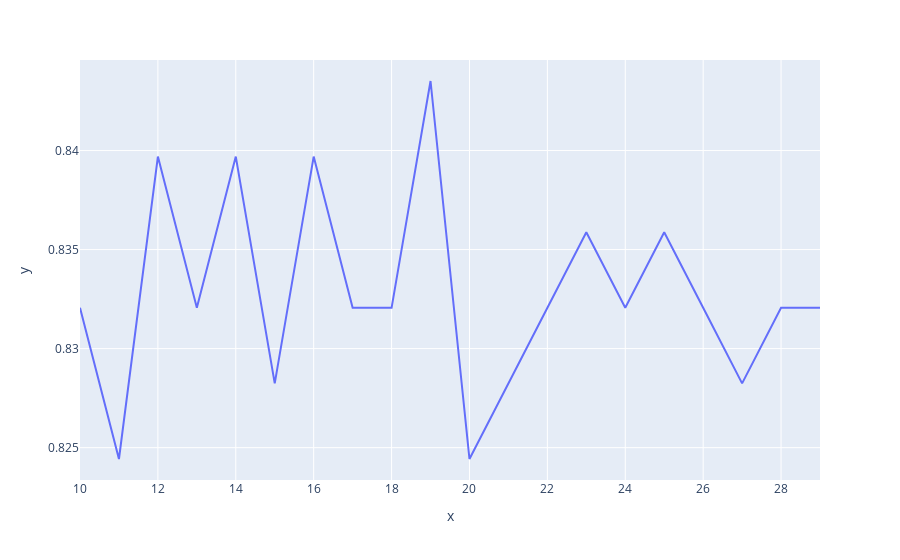

Here is the notebook cell this chart was saved with:
### Markdown cell above
XGBOOST

### Code cell
from xgboost import XGBClassifier

list1 = []

for estimators in range(10,30,1):
    classifier = XGBClassifier(n_estimators = estimators, max_depth=12, subsample=0.7, verbosity = 0)
    classifier.fit(x_train, y_train)
    y_pred = classifier.predict(x_test)
    list1.append(accuracy_score(y_test,y_pred))

fig = px.line(x = list(range(10,30,1)), y = list1)
fig.show()

### Figure 1 — Plotly figure (JSON) as saved in the notebook; plotly's stock layout.template omitted (floating-point values rounded to 4 significant figures)
{"data": [{"hovertemplate": "x=%{x}<br>y=%{y}<extra></extra>", "legendgroup": "", "line": {"color": "#636efa", "dash": "solid"}, "mode": "lines", "name": "", "orientation": "v", "showlegend": false, "type": "scatter", "x": [10, 11, 12, 13, 14, 15, 16, 17, 18, 19, 20, 21, 22, 23, 24, 25, 26, 27, 28, 29], "xaxis": "x", "y": [0.8321, 0.8244, 0.8397, 0.8321, 0.8397, 0.8282, 0.8397, 0.8321, 0.8321, 0.8435, 0.8244, 0.8282, 0.8321, 0.8359, 0.8321, 0.8359, 0.8321, 0.8282, 0.8321, 0.8321], "yaxis": "y"}], "layout": {"legend": {"tracegroupgap": 0}, "margin": {"t": 60}, "xaxis": {"anchor": "y", "domain": [0, 1], "title": {"text": "x"}}, "yaxis": {"anchor": "x", "domain": [0, 1], "title": {"text": "y"}}}}
